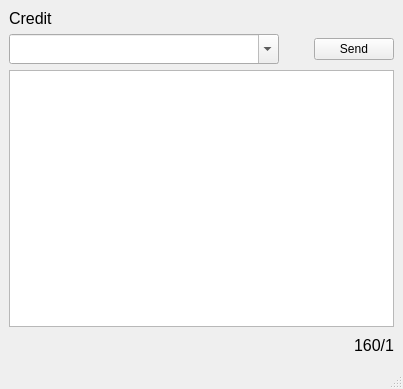
<?xml version="1.0" encoding="UTF-8"?>
<ui version="4.0">
 <class>MainWindow</class>
 <widget class="QMainWindow" name="MainWindow">
  <property name="geometry">
   <rect>
    <x>0</x>
    <y>0</y>
    <width>403</width>
    <height>389</height>
   </rect>
  </property>
  <property name="windowTitle">
   <string>Dialer</string>
  </property>
  <widget class="QWidget" name="centralwidget">
   <layout class="QVBoxLayout" name="verticalLayout_2">
    <item>
     <widget class="QLabel" name="label">
      <property name="font">
       <font>
        <pointsize>12</pointsize>
       </font>
      </property>
      <property name="text">
       <string>Credit</string>
      </property>
      <property name="textFormat">
       <enum>Qt::PlainText</enum>
      </property>
     </widget>
    </item>
    <item>
     <layout class="QVBoxLayout" name="verticalLayout">
      <item>
       <layout class="QHBoxLayout" name="horizontalLayout">
        <item>
         <widget class="QComboBox" name="comboBox">
          <property name="minimumSize">
           <size>
            <width>270</width>
            <height>30</height>
           </size>
          </property>
          <property name="toolTip">
           <string/>
          </property>
          <property name="accessibleName">
           <string/>
          </property>
          <property name="accessibleDescription">
           <string/>
          </property>
          <property name="inputMethodHints">
           <set>Qt::ImhDigitsOnly</set>
          </property>
          <property name="editable">
           <bool>true</bool>
          </property>
          <property name="currentText">
           <string notr="true"/>
          </property>
          <property name="insertPolicy">
           <enum>QComboBox::NoInsert</enum>
          </property>
          <property name="placeholderText">
           <string notr="true"/>
          </property>
         </widget>
        </item>
        <item>
         <spacer name="horizontalSpacer">
          <property name="orientation">
           <enum>Qt::Horizontal</enum>
          </property>
          <property name="sizeHint" stdset="0">
           <size>
            <width>48</width>
            <height>17</height>
           </size>
          </property>
         </spacer>
        </item>
        <item>
         <widget class="QPushButton" name="pushButton">
          <property name="text">
           <string>Send</string>
          </property>
         </widget>
        </item>
       </layout>
      </item>
      <item>
       <widget class="QTextEdit" name="textEdit"/>
      </item>
     </layout>
    </item>
    <item>
     <layout class="QHBoxLayout" name="horizontalLayout_2">
      <item>
       <spacer name="horizontalSpacer_2">
        <property name="orientation">
         <enum>Qt::Horizontal</enum>
        </property>
        <property name="sizeHint" stdset="0">
         <size>
          <width>228</width>
          <height>20</height>
         </size>
        </property>
       </spacer>
      </item>
      <item>
       <widget class="QLabel" name="label_2">
        <property name="minimumSize">
         <size>
          <width>100</width>
          <height>25</height>
         </size>
        </property>
        <property name="font">
         <font>
          <pointsize>12</pointsize>
         </font>
        </property>
        <property name="text">
         <string>160/1</string>
        </property>
        <property name="alignment">
         <set>Qt::AlignRight|Qt::AlignTrailing|Qt::AlignVCenter</set>
        </property>
       </widget>
      </item>
     </layout>
    </item>
   </layout>
  </widget>
  <widget class="QMenuBar" name="menubar">
   <property name="geometry">
    <rect>
     <x>0</x>
     <y>0</y>
     <width>403</width>
     <height>26</height>
    </rect>
   </property>
  </widget>
  <widget class="QStatusBar" name="statusbar"/>
 </widget>
 <resources/>
 <connections/>
</ui>
